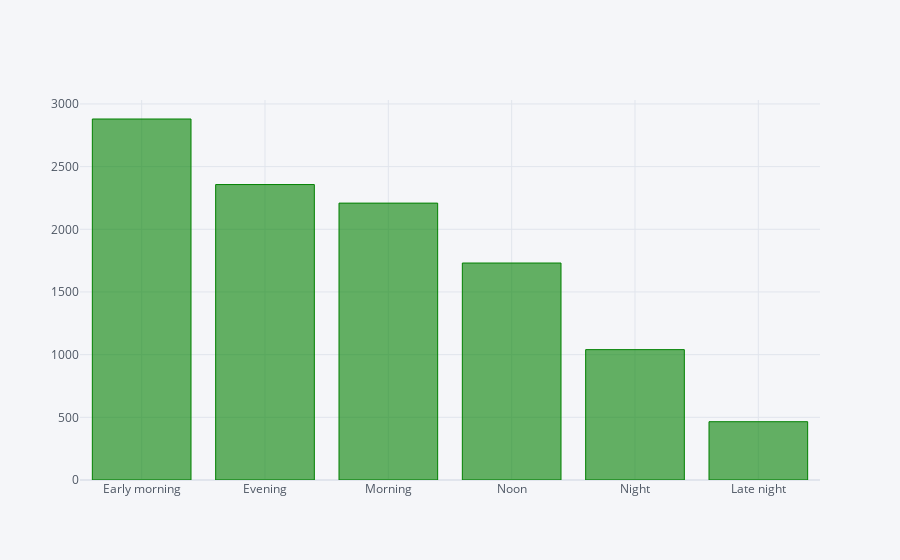

The notebook cell saved with this chart:
### Code cell
data['Dep_Time_hour'].apply(flight_dep_time).value_counts().iplot(kind='bar',color='Green')

### Figure 1 — Plotly figure (JSON) as saved in the notebook; plotly's stock layout.template omitted (floating-point values rounded to 4 significant figures)
{"data": [{"marker": {"color": "rgba(0, 128, 0, 0.6)", "line": {"color": "rgba(0, 128, 0, 1.0)", "width": 1}}, "name": "Dep_Time_hour", "orientation": "v", "text": "", "type": "bar", "x": ["Early morning", "Evening", "Morning", "Noon", "Night", "Late night"], "y": [2880, 2357, 2209, 1731, 1040, 465]}], "layout": {"legend": {"bgcolor": "#F5F6F9", "font": {"color": "#4D5663"}}, "paper_bgcolor": "#F5F6F9", "plot_bgcolor": "#F5F6F9", "title": {"font": {"color": "#4D5663"}}, "xaxis": {"gridcolor": "#E1E5ED", "showgrid": true, "tickfont": {"color": "#4D5663"}, "title": {"font": {"color": "#4D5663"}, "text": ""}, "zerolinecolor": "#E1E5ED"}, "yaxis": {"gridcolor": "#E1E5ED", "showgrid": true, "tickfont": {"color": "#4D5663"}, "title": {"font": {"color": "#4D5663"}, "text": ""}, "zerolinecolor": "#E1E5ED"}}}
